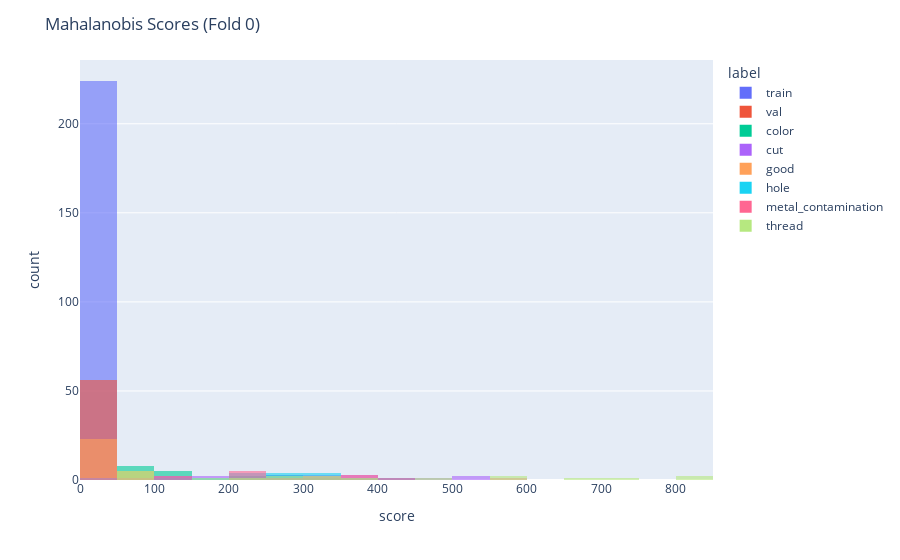
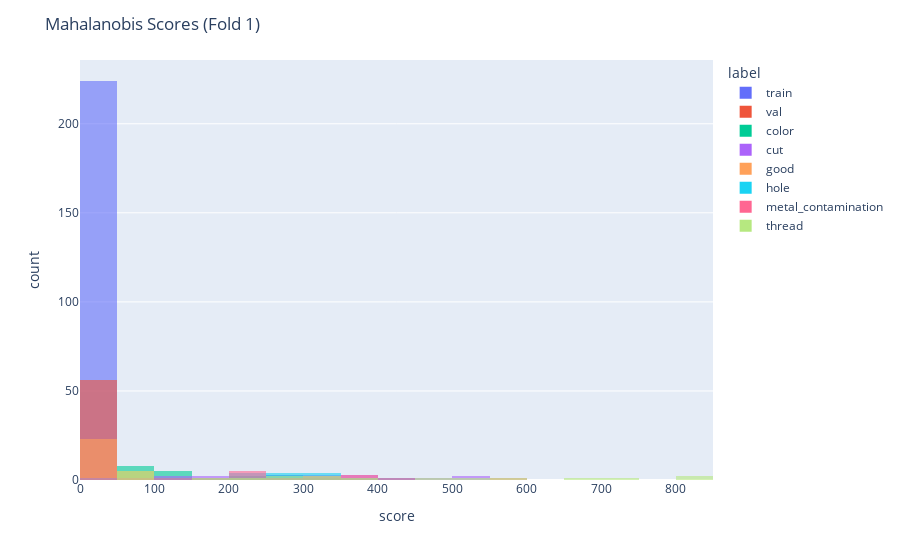
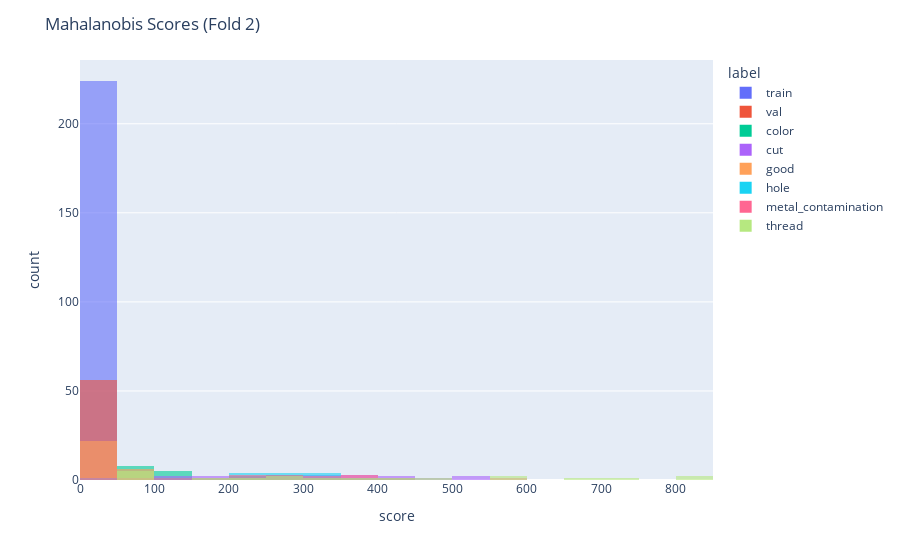
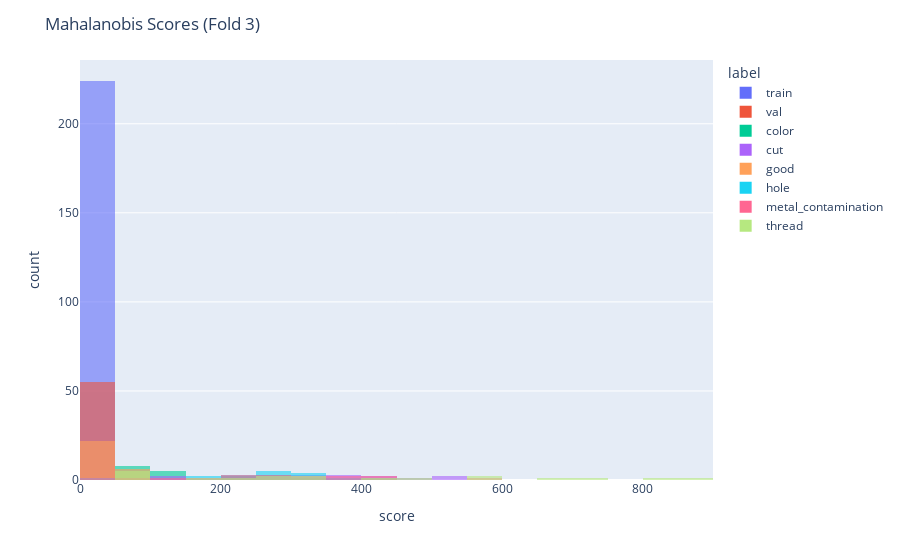

These figures' notebook cell, in order:
### Markdown cell above
#### マハラノビス距離ベースでの異常検知実験

### Code cell
# Example: Fit Mahalanobis model on the first CV fold's training data
# 各フォールドの結果を格納する辞書を初期化
all_results_MD = {}
for ifold, fold in enumerate(cv_folds):
    model_state = fit_mahalanobis(fold['train_loader'])
    scores_train = all_mahalanobis_scores(model_state, fold['train_loader'])
    scores_val = all_mahalanobis_scores(model_state, fold['val_loader'])
    scores_test = all_mahalanobis_scores(model_state, dev_test_loader)

    all_results_MD[ifold] = {
        "model_state": model_state,
        "scores_train": scores_train,
        "scores_val": scores_val,
        "scores_test": scores_test,
    }

    # ヒストグラム用の DataFrame を作成
    df_MD_for_hist = pd.DataFrame({
        "score": np.r_[scores_train.numpy(), scores_val.numpy(), scores_test.numpy()],
        "label": (["train"]*len(scores_train) + ["val"]*len(scores_val) + dev_test_loader.dataset.labels)
    })

    # ヒストグラムの描画
    fig = px.histogram(df_MD_for_hist, x="score", color="label",
                    nbins=30,  # 共通のビン数
                    histnorm=None,  # 形比較なら "probability density"
                    opacity=0.6)
    fig.update_layout(barmode="overlay", title=f"Mahalanobis Scores (Fold {ifold})")
    fig.show()

### Figure 1 — Plotly figure (JSON) as saved in the notebook; plotly's stock layout.template omitted (floating-point values rounded to 4 significant figures; data arrays with more than 128 entries replaced by an {"elided": "..."} marker saying what was removed)
{"data": [{"bingroup": "x", "hovertemplate": "label=train<br>score=%{x}<br>count=%{y}<extra></extra>", "legendgroup": "train", "marker": {"color": "#636efa", "opacity": 0.6, "pattern": {"shape": ""}}, "name": "train", "nbinsx": 30, "orientation": "v", "showlegend": true, "type": "histogram", "x": {"elided": "224 float values"}, "xaxis": "x", "yaxis": "y"}, {"bingroup": "x", "hovertemplate": "label=val<br>score=%{x}<br>count=%{y}<extra></extra>", "legendgroup": "val", "marker": {"color": "#EF553B", "opacity": 0.6, "pattern": {"shape": ""}}, "name": "val", "nbinsx": 30, "orientation": "v", "showlegend": true, "type": "histogram", "x": [24.7, 30.98, 24.62, 25.15, 23.99, 24.96, 22.39, 29.62, 26.54, 29.4, 22.32, 44.23, 36.56, 26.52, 29.99, 28.32, 23.05, 23.91, 26.31, 25.56, 27.65, 23.98, 32.94, 28.1, 26.38, 24.84, 24.77, 28.78, 27.21, 27.89, 26.81, 25.08, 32.32, 23.59, 23.18, 29.54, 29.19, 28.43, 39.16, 24.43, 35.54, 25.82, 26.25, 22.43, 26.33, 26.62, 25.15, 33.83, 37.64, 34.04, 24.68, 26.98, 24.57, 31.1, 22.43, 23.45], "xaxis": "x", "yaxis": "y"}, {"bingroup": "x", "hovertemplate": "label=color<br>score=%{x}<br>count=%{y}<extra></extra>", "legendgroup": "color", "marker": {"color": "#00cc96", "opacity": 0.6, "pattern": {"shape": ""}}, "name": "color", "nbinsx": 30, "orientation": "v", "showlegend": true, "type": "histogram", "x": [306.9, 106.8, 60.11, 71.1, 141.4, 72.0, 56.49, 135.0, 279.8, 64.14, 85.04, 212.6, 261.1, 251.3, 67.94, 203.8, 87.09, 125.2, 116.0], "xaxis": "x", "yaxis": "y"}, {"bingroup": "x", "hovertemplate": "label=cut<br>score=%{x}<br>count=%{y}<extra></extra>", "legendgroup": "cut", "marker": {"color": "#ab63fa", "opacity": 0.6, "pattern": {"shape": ""}}, "name": "cut", "nbinsx": 30, "orientation": "v", "showlegend": true, "type": "histogram", "x": [399.7, 301.8, 402.8, 352.1, 103.0, 263.4, 344.5, 172.9, 138.6, 325.3, 289.6, 528.3, 461.0, 381.7, 293.8, 500.3, 192.3], "xaxis": "x", "yaxis": "y"}, {"bingroup": "x", "hovertemplate": "label=good<br>score=%{x}<br>count=%{y}<extra></extra>", "legendgroup": "good", "marker": {"color": "#FFA15A", "opacity": 0.6, "pattern": {"shape": ""}}, "name": "good", "nbinsx": 30, "orientation": "v", "showlegend": true, "type": "histogram", "x": [33.45, 30.48, 44.17, 45.39, 43.04, 48.57, 48.3, 46.9, 58.89, 43.11, 36.3, 31.33, 50.45, 49.47, 51.14, 54.57, 37.52, 33.46, 38.75, 53.71, 33.28, 36.89, 34.23, 36.16, 33.71, 30.58, 34.36, 38.68], "xaxis": "x", "yaxis": "y"}, {"bingroup": "x", "hovertemplate": "label=hole<br>score=%{x}<br>count=%{y}<extra></extra>", "legendgroup": "hole", "marker": {"color": "#19d3f3", "opacity": 0.6, "pattern": {"shape": ""}}, "name": "hole", "nbinsx": 30, "orientation": "v", "showlegend": true, "type": "histogram", "x": [284.7, 46.66, 202.6, 310.3, 256.1, 210.2, 317.2, 404.6, 365.6, 246.4, 270.6, 281.5, 227.0, 327.1, 327.5, 185.6, 142.0], "xaxis": "x", "yaxis": "y"}, {"bingroup": "x", "hovertemplate": "label=metal_contamination<br>score=%{x}<br>count=%{y}<extra></extra>", "legendgroup": "metal_contamination", "marker": {"color": "#FF6692", "opacity": 0.6, "pattern": {"shape": ""}}, "name": "metal_contamination", "nbinsx": 30, "orientation": "v", "showlegend": true, "type": "histogram", "x": [40.26, 81.27, 224.2, 315.7, 244.3, 424.1, 392.4, 580.4, 369.4, 203.4, 326.9, 225.7, 371.4, 246.9, 102.9, 256.3, 149.3], "xaxis": "x", "yaxis": "y"}, {"bingroup": "x", "hovertemplate": "label=thread<br>score=%{x}<br>count=%{y}<extra></extra>", "legendgroup": "thread", "marker": {"color": "#B6E880", "opacity": 0.6, "pattern": {"shape": ""}}, "name": "thread", "nbinsx": 30, "orientation": "v", "showlegend": true, "type": "histogram", "x": [398.2, 64.38, 268.8, 157.2, 312.6, 832.2, 817.5, 576.9, 552.4, 68.15, 481.7, 223.9, 273.8, 719.3, 94.88, 57.92, 345.7, 677.7, 65.64], "xaxis": "x", "yaxis": "y"}], "layout": {"barmode": "overlay", "legend": {"title": {"text": "label"}, "tracegroupgap": 0}, "margin": {"t": 60}, "title": {"text": "Mahalanobis Scores (Fold 0)"}, "xaxis": {"anchor": "y", "domain": [0, 1], "title": {"text": "score"}}, "yaxis": {"anchor": "x", "domain": [0, 1], "title": {"text": "count"}}}}

### Figure 2 — Plotly figure (JSON) as saved in the notebook; plotly's stock layout.template omitted (floating-point values rounded to 4 significant figures; data arrays with more than 128 entries replaced by an {"elided": "..."} marker saying what was removed)
{"data": [{"bingroup": "x", "hovertemplate": "label=train<br>score=%{x}<br>count=%{y}<extra></extra>", "legendgroup": "train", "marker": {"color": "#636efa", "opacity": 0.6, "pattern": {"shape": ""}}, "name": "train", "nbinsx": 30, "orientation": "v", "showlegend": true, "type": "histogram", "x": {"elided": "224 float values"}, "xaxis": "x", "yaxis": "y"}, {"bingroup": "x", "hovertemplate": "label=val<br>score=%{x}<br>count=%{y}<extra></extra>", "legendgroup": "val", "marker": {"color": "#EF553B", "opacity": 0.6, "pattern": {"shape": ""}}, "name": "val", "nbinsx": 30, "orientation": "v", "showlegend": true, "type": "histogram", "x": [24.08, 25.62, 29.41, 29.88, 24.97, 30.47, 27.44, 27.63, 28.22, 27.95, 26.79, 26.19, 31.85, 28.19, 27.6, 22.62, 34.66, 23.99, 25.62, 25.74, 21.78, 23.04, 35.85, 31.01, 24.82, 23.19, 28.9, 21.77, 29.96, 30.04, 27.82, 23.42, 24.02, 30.24, 25.01, 29.07, 28.57, 30.29, 29.25, 24.63, 31.73, 29.93, 26.91, 28.83, 30.26, 26.56, 25.42, 27.09, 28.37, 30.05, 31.43, 35.42, 28.95, 21.17, 24.41, 27.14], "xaxis": "x", "yaxis": "y"}, {"bingroup": "x", "hovertemplate": "label=color<br>score=%{x}<br>count=%{y}<extra></extra>", "legendgroup": "color", "marker": {"color": "#00cc96", "opacity": 0.6, "pattern": {"shape": ""}}, "name": "color", "nbinsx": 30, "orientation": "v", "showlegend": true, "type": "histogram", "x": [314.6, 108.1, 62.75, 73.06, 148.9, 72.12, 57.02, 141.1, 283.7, 65.55, 87.16, 212.2, 261.7, 253.8, 66.05, 207.8, 86.3, 127.1, 120.5], "xaxis": "x", "yaxis": "y"}, {"bingroup": "x", "hovertemplate": "label=cut<br>score=%{x}<br>count=%{y}<extra></extra>", "legendgroup": "cut", "marker": {"color": "#ab63fa", "opacity": 0.6, "pattern": {"shape": ""}}, "name": "cut", "nbinsx": 30, "orientation": "v", "showlegend": true, "type": "histogram", "x": [400.2, 304.4, 398.7, 352.1, 102.9, 262.1, 343.7, 173.7, 139.4, 325.8, 288.8, 526.2, 461.5, 384.2, 294.8, 503.4, 193.0], "xaxis": "x", "yaxis": "y"}, {"bingroup": "x", "hovertemplate": "label=good<br>score=%{x}<br>count=%{y}<extra></extra>", "legendgroup": "good", "marker": {"color": "#FFA15A", "opacity": 0.6, "pattern": {"shape": ""}}, "name": "good", "nbinsx": 30, "orientation": "v", "showlegend": true, "type": "histogram", "x": [31.63, 31.72, 43.23, 45.06, 43.51, 48.49, 48.64, 46.87, 59.81, 44.46, 35.84, 30.48, 51.32, 49.79, 50.22, 54.96, 38.84, 33.64, 39.69, 54.77, 33.74, 38.42, 35.27, 37.16, 32.55, 31.25, 32.98, 39.23], "xaxis": "x", "yaxis": "y"}, {"bingroup": "x", "hovertemplate": "label=hole<br>score=%{x}<br>count=%{y}<extra></extra>", "legendgroup": "hole", "marker": {"color": "#19d3f3", "opacity": 0.6, "pattern": {"shape": ""}}, "name": "hole", "nbinsx": 30, "orientation": "v", "showlegend": true, "type": "histogram", "x": [296.5, 45.71, 202.5, 315.6, 262.4, 213.5, 319.7, 418.1, 368.3, 244.7, 281.1, 290.3, 229.8, 336.9, 333.6, 192.0, 144.1], "xaxis": "x", "yaxis": "y"}, {"bingroup": "x", "hovertemplate": "label=metal_contamination<br>score=%{x}<br>count=%{y}<extra></extra>", "legendgroup": "metal_contamination", "marker": {"color": "#FF6692", "opacity": 0.6, "pattern": {"shape": ""}}, "name": "metal_contamination", "nbinsx": 30, "orientation": "v", "showlegend": true, "type": "histogram", "x": [40.71, 81.82, 224.2, 314.3, 248.9, 421.3, 390.4, 576.1, 368.1, 203.3, 329.5, 222.2, 370.0, 246.8, 103.9, 254.2, 150.9], "xaxis": "x", "yaxis": "y"}, {"bingroup": "x", "hovertemplate": "label=thread<br>score=%{x}<br>count=%{y}<extra></extra>", "legendgroup": "thread", "marker": {"color": "#B6E880", "opacity": 0.6, "pattern": {"shape": ""}}, "name": "thread", "nbinsx": 30, "orientation": "v", "showlegend": true, "type": "histogram", "x": [398.4, 65.64, 269.2, 156.1, 311.1, 828.2, 817.2, 577.7, 549.6, 68.27, 482.8, 225.3, 279.5, 718.8, 94.03, 55.78, 346.2, 676.8, 65.44], "xaxis": "x", "yaxis": "y"}], "layout": {"barmode": "overlay", "legend": {"title": {"text": "label"}, "tracegroupgap": 0}, "margin": {"t": 60}, "title": {"text": "Mahalanobis Scores (Fold 1)"}, "xaxis": {"anchor": "y", "domain": [0, 1], "title": {"text": "score"}}, "yaxis": {"anchor": "x", "domain": [0, 1], "title": {"text": "count"}}}}

### Figure 3 — Plotly figure (JSON) as saved in the notebook; plotly's stock layout.template omitted (floating-point values rounded to 4 significant figures; data arrays with more than 128 entries replaced by an {"elided": "..."} marker saying what was removed)
{"data": [{"bingroup": "x", "hovertemplate": "label=train<br>score=%{x}<br>count=%{y}<extra></extra>", "legendgroup": "train", "marker": {"color": "#636efa", "opacity": 0.6, "pattern": {"shape": ""}}, "name": "train", "nbinsx": 30, "orientation": "v", "showlegend": true, "type": "histogram", "x": {"elided": "224 float values"}, "xaxis": "x", "yaxis": "y"}, {"bingroup": "x", "hovertemplate": "label=val<br>score=%{x}<br>count=%{y}<extra></extra>", "legendgroup": "val", "marker": {"color": "#EF553B", "opacity": 0.6, "pattern": {"shape": ""}}, "name": "val", "nbinsx": 30, "orientation": "v", "showlegend": true, "type": "histogram", "x": [27.17, 27.84, 24.81, 24.08, 28.86, 21.51, 27.38, 34.69, 25.47, 25.8, 26.36, 26.16, 23.14, 26.99, 25.17, 23.59, 25.29, 49.34, 25.62, 27.93, 25.28, 25.35, 24.95, 27.26, 27.85, 29.19, 28.63, 26.7, 21.09, 29.79, 40.83, 36.94, 28.26, 24.77, 25.06, 26.88, 29.39, 31.1, 26.36, 29.8, 28.17, 28.2, 28.51, 26.42, 30.43, 24.69, 34.56, 27.41, 34.66, 29.16, 22.07, 24.84, 31.97, 31.55, 28.36, 33.38], "xaxis": "x", "yaxis": "y"}, {"bingroup": "x", "hovertemplate": "label=color<br>score=%{x}<br>count=%{y}<extra></extra>", "legendgroup": "color", "marker": {"color": "#00cc96", "opacity": 0.6, "pattern": {"shape": ""}}, "name": "color", "nbinsx": 30, "orientation": "v", "showlegend": true, "type": "histogram", "x": [314.5, 108.0, 61.78, 72.39, 144.8, 74.63, 56.19, 141.1, 285.4, 64.96, 88.6, 217.8, 265.5, 256.8, 66.4, 214.6, 87.26, 127.0, 121.0], "xaxis": "x", "yaxis": "y"}, {"bingroup": "x", "hovertemplate": "label=cut<br>score=%{x}<br>count=%{y}<extra></extra>", "legendgroup": "cut", "marker": {"color": "#ab63fa", "opacity": 0.6, "pattern": {"shape": ""}}, "name": "cut", "nbinsx": 30, "orientation": "v", "showlegend": true, "type": "histogram", "x": [410.1, 315.0, 413.6, 363.7, 106.2, 271.2, 354.7, 178.8, 143.4, 330.4, 301.1, 537.9, 470.8, 390.0, 298.9, 513.1, 199.5], "xaxis": "x", "yaxis": "y"}, {"bingroup": "x", "hovertemplate": "label=good<br>score=%{x}<br>count=%{y}<extra></extra>", "legendgroup": "good", "marker": {"color": "#FFA15A", "opacity": 0.6, "pattern": {"shape": ""}}, "name": "good", "nbinsx": 30, "orientation": "v", "showlegend": true, "type": "histogram", "x": [33.56, 32.04, 44.34, 46.11, 44.1, 49.07, 48.97, 47.68, 59.53, 45.32, 35.92, 29.99, 50.82, 51.14, 52.45, 56.5, 36.32, 33.7, 40.0, 55.4, 32.39, 38.5, 35.47, 35.48, 33.83, 30.36, 32.25, 38.79], "xaxis": "x", "yaxis": "y"}, {"bingroup": "x", "hovertemplate": "label=hole<br>score=%{x}<br>count=%{y}<extra></extra>", "legendgroup": "hole", "marker": {"color": "#19d3f3", "opacity": 0.6, "pattern": {"shape": ""}}, "name": "hole", "nbinsx": 30, "orientation": "v", "showlegend": true, "type": "histogram", "x": [295.2, 46.38, 211.0, 320.2, 265.2, 216.4, 326.4, 415.5, 375.6, 248.8, 278.4, 289.2, 234.1, 335.8, 338.5, 190.7, 148.4], "xaxis": "x", "yaxis": "y"}, {"bingroup": "x", "hovertemplate": "label=metal_contamination<br>score=%{x}<br>count=%{y}<extra></extra>", "legendgroup": "metal_contamination", "marker": {"color": "#FF6692", "opacity": 0.6, "pattern": {"shape": ""}}, "name": "metal_contamination", "nbinsx": 30, "orientation": "v", "showlegend": true, "type": "histogram", "x": [40.37, 81.63, 230.1, 321.7, 254.2, 429.9, 398.8, 590.7, 378.5, 209.1, 336.5, 231.0, 376.6, 252.9, 104.6, 264.0, 156.1], "xaxis": "x", "yaxis": "y"}, {"bingroup": "x", "hovertemplate": "label=thread<br>score=%{x}<br>count=%{y}<extra></extra>", "legendgroup": "thread", "marker": {"color": "#B6E880", "opacity": 0.6, "pattern": {"shape": ""}}, "name": "thread", "nbinsx": 30, "orientation": "v", "showlegend": true, "type": "histogram", "x": [409.9, 66.71, 278.6, 160.0, 318.0, 842.1, 827.9, 581.7, 566.5, 68.66, 488.8, 226.6, 282.0, 731.9, 96.33, 58.13, 350.4, 688.5, 67.07], "xaxis": "x", "yaxis": "y"}], "layout": {"barmode": "overlay", "legend": {"title": {"text": "label"}, "tracegroupgap": 0}, "margin": {"t": 60}, "title": {"text": "Mahalanobis Scores (Fold 2)"}, "xaxis": {"anchor": "y", "domain": [0, 1], "title": {"text": "score"}}, "yaxis": {"anchor": "x", "domain": [0, 1], "title": {"text": "count"}}}}

### Figure 4 — Plotly figure (JSON) as saved in the notebook; plotly's stock layout.template omitted (floating-point values rounded to 4 significant figures; data arrays with more than 128 entries replaced by an {"elided": "..."} marker saying what was removed)
{"data": [{"bingroup": "x", "hovertemplate": "label=train<br>score=%{x}<br>count=%{y}<extra></extra>", "legendgroup": "train", "marker": {"color": "#636efa", "opacity": 0.6, "pattern": {"shape": ""}}, "name": "train", "nbinsx": 30, "orientation": "v", "showlegend": true, "type": "histogram", "x": {"elided": "224 float values"}, "xaxis": "x", "yaxis": "y"}, {"bingroup": "x", "hovertemplate": "label=val<br>score=%{x}<br>count=%{y}<extra></extra>", "legendgroup": "val", "marker": {"color": "#EF553B", "opacity": 0.6, "pattern": {"shape": ""}}, "name": "val", "nbinsx": 30, "orientation": "v", "showlegend": true, "type": "histogram", "x": [38.52, 40.09, 25.03, 22.75, 30.99, 30.04, 30.38, 29.12, 28.99, 25.72, 33.57, 38.22, 28.38, 29.44, 22.55, 23.4, 33.4, 35.27, 27.63, 21.78, 27.73, 24.56, 20.22, 28.87, 58.44, 27.08, 23.71, 28.62, 22.75, 23.73, 25.97, 28.95, 28.53, 23.02, 30.93, 26.11, 27.57, 23.7, 27.38, 29.54, 24.58, 28.28, 26.0, 29.43, 27.31, 30.62, 25.47, 23.45, 45.02, 25.62, 27.32, 29.01, 36.86, 26.07, 25.99, 27.1], "xaxis": "x", "yaxis": "y"}, {"bingroup": "x", "hovertemplate": "label=color<br>score=%{x}<br>count=%{y}<extra></extra>", "legendgroup": "color", "marker": {"color": "#00cc96", "opacity": 0.6, "pattern": {"shape": ""}}, "name": "color", "nbinsx": 30, "orientation": "v", "showlegend": true, "type": "histogram", "x": [316.1, 108.2, 62.01, 72.79, 144.7, 73.89, 56.09, 140.9, 287.0, 64.96, 87.22, 217.5, 265.4, 256.6, 67.94, 210.6, 87.26, 126.2, 118.5], "xaxis": "x", "yaxis": "y"}, {"bingroup": "x", "hovertemplate": "label=cut<br>score=%{x}<br>count=%{y}<extra></extra>", "legendgroup": "cut", "marker": {"color": "#ab63fa", "opacity": 0.6, "pattern": {"shape": ""}}, "name": "cut", "nbinsx": 30, "orientation": "v", "showlegend": true, "type": "histogram", "x": [407.7, 308.8, 413.4, 363.2, 106.5, 268.9, 357.6, 178.4, 144.6, 333.4, 298.4, 539.6, 471.3, 394.4, 300.1, 510.2, 201.4], "xaxis": "x", "yaxis": "y"}, {"bingroup": "x", "hovertemplate": "label=good<br>score=%{x}<br>count=%{y}<extra></extra>", "legendgroup": "good", "marker": {"color": "#FFA15A", "opacity": 0.6, "pattern": {"shape": ""}}, "name": "good", "nbinsx": 30, "orientation": "v", "showlegend": true, "type": "histogram", "x": [33.63, 30.28, 44.81, 46.24, 44.52, 49.51, 48.43, 47.47, 58.28, 46.73, 36.62, 30.81, 51.32, 51.08, 55.18, 55.66, 37.85, 33.11, 39.53, 54.98, 33.32, 38.98, 35.38, 34.95, 33.52, 32.45, 33.23, 40.81], "xaxis": "x", "yaxis": "y"}, {"bingroup": "x", "hovertemplate": "label=hole<br>score=%{x}<br>count=%{y}<extra></extra>", "legendgroup": "hole", "marker": {"color": "#19d3f3", "opacity": 0.6, "pattern": {"shape": ""}}, "name": "hole", "nbinsx": 30, "orientation": "v", "showlegend": true, "type": "histogram", "x": [298.0, 45.4, 211.6, 322.2, 268.1, 220.7, 328.6, 420.0, 378.6, 253.2, 281.4, 293.3, 236.7, 341.9, 339.7, 197.9, 151.6], "xaxis": "x", "yaxis": "y"}, {"bingroup": "x", "hovertemplate": "label=metal_contamination<br>score=%{x}<br>count=%{y}<extra></extra>", "legendgroup": "metal_contamination", "marker": {"color": "#FF6692", "opacity": 0.6, "pattern": {"shape": ""}}, "name": "metal_contamination", "nbinsx": 30, "orientation": "v", "showlegend": true, "type": "histogram", "x": [40.98, 83.83, 230.2, 323.9, 255.6, 435.2, 405.2, 594.5, 380.4, 210.5, 339.6, 230.4, 382.9, 258.6, 107.5, 266.8, 157.6], "xaxis": "x", "yaxis": "y"}, {"bingroup": "x", "hovertemplate": "label=thread<br>score=%{x}<br>count=%{y}<extra></extra>", "legendgroup": "thread", "marker": {"color": "#B6E880", "opacity": 0.6, "pattern": {"shape": ""}}, "name": "thread", "nbinsx": 30, "orientation": "v", "showlegend": true, "type": "histogram", "x": [411.7, 66.59, 278.1, 160.6, 321.2, 857.9, 840.4, 591.6, 566.5, 69.36, 493.8, 230.5, 283.0, 742.1, 96.04, 56.89, 345.6, 696.6, 66.33], "xaxis": "x", "yaxis": "y"}], "layout": {"barmode": "overlay", "legend": {"title": {"text": "label"}, "tracegroupgap": 0}, "margin": {"t": 60}, "title": {"text": "Mahalanobis Scores (Fold 3)"}, "xaxis": {"anchor": "y", "domain": [0, 1], "title": {"text": "score"}}, "yaxis": {"anchor": "x", "domain": [0, 1], "title": {"text": "count"}}}}
